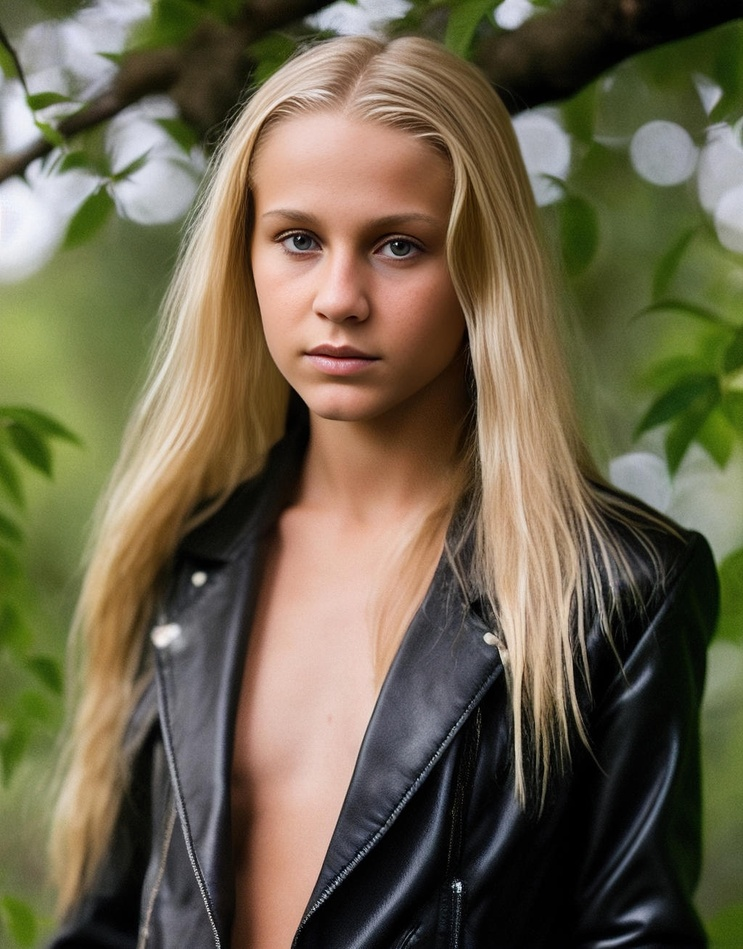
#> input picture tests/2_wm.jpg, 743 x 949 px, shrunk from 1024 x 1308 before the run
$ python testPillowkernel.py
#> lines starting #> are read from the running program, lines starting #| are printed output that depends on the picture
from PIL import Image, ImageFilter, ImageChops, ImageMath
import numpy as np
import math as m


InputImage = Image.open('2_wm.jpg')
#> InputImage is the input picture: PIL image 743x949 RGB; mean R, G, B 108.5, 99.5, 76.2
InputImage.load()
InputImage = InputImage.convert(mode='RGB')

kernel1 = (-1,0,1,
          -1,0,1,
          -1,0,1,)
kernel2 = (-1,1,-1,
          1,0,1,
          -1,1,-1,)
kernel3 = (0,-1,0,
          -1,5,-1,
          0,-1,0,)
kernel4 = (-2,-1,0,
          -1,1,1,
          0,-1,2,)
kernel5 = (-2,-1,0,1,2,
            -2,-1,0,1,2,
            -2,-1,0,1,2,
            -2,-1,0,1,2,
            -2,-1,0,1,2,)
kernel6 = (1,2,1,
          2,4,2,
          1,2,1,)
for _ in range(1,10):
    InputImage = InputImage.filter(ImageFilter.Kernel((3,3),kernel6,16,0))
    InputImage = InputImage.filter(ImageFilter.Kernel((3,3),kernel3,1,0))
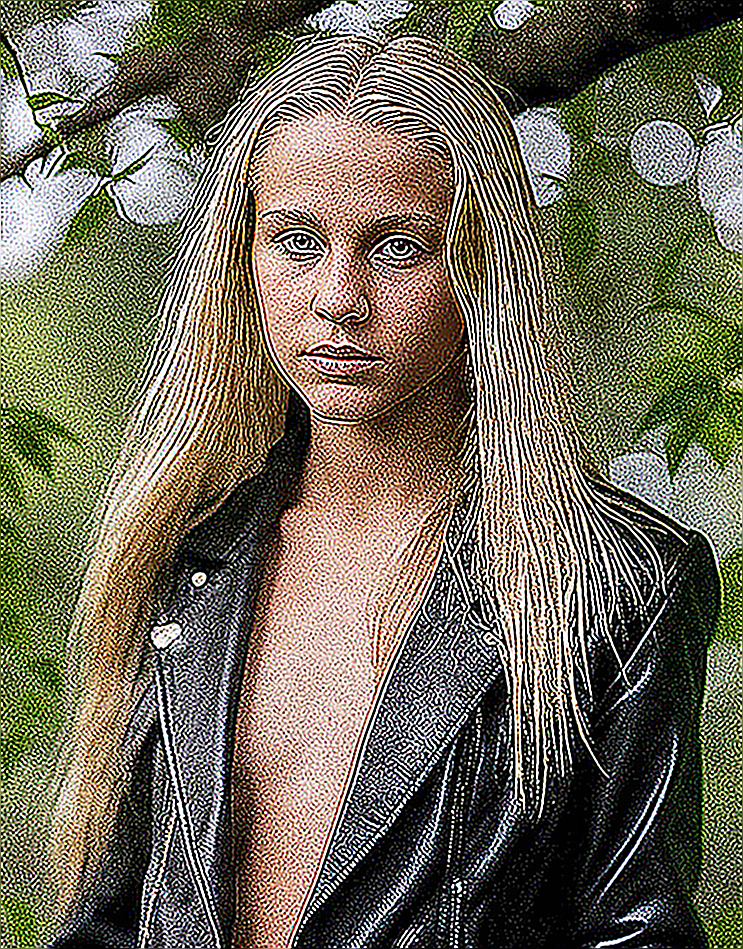
#> InputImage: PIL image 743x949 RGB; mean R, G, B 112.4, 106.5, 89.3
InputImage = InputImage.filter(ImageFilter.Kernel((5,5),kernel5,1,0))
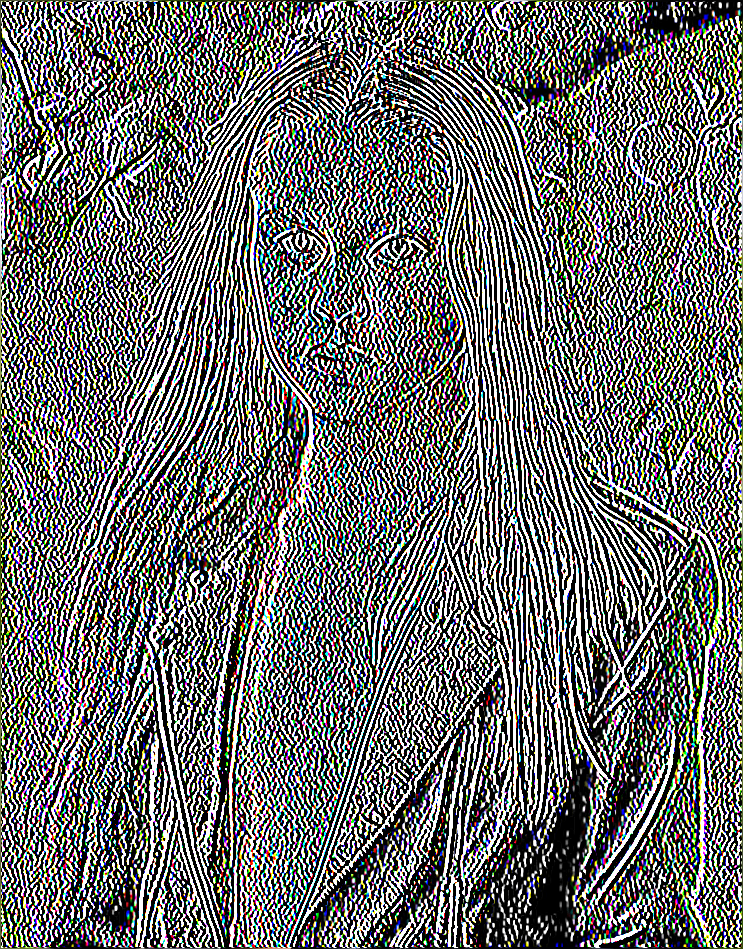
#> InputImage: PIL image 743x949 RGB; mean R, G, B 109.1, 109.8, 108.4
#ImgOutput = ImgOutput.point(lambda x: x/16)
#ImgOutput = ImgOutput.point(lambda x: x+127)

InputImage.show()

$ run again, with tests/image.png saved as tests/2_wm.jpg
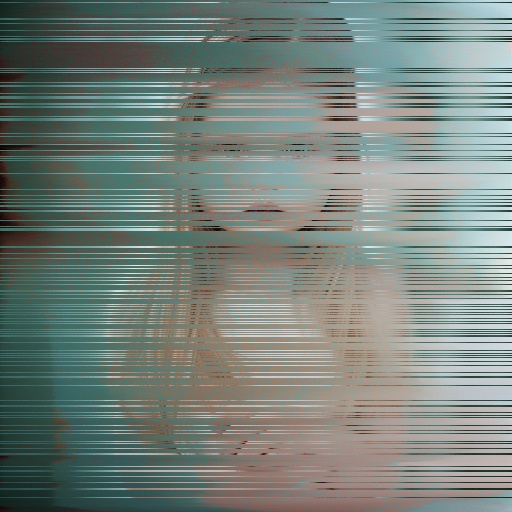
#> input picture tests/image.png, 512 x 512 px
#> InputImage is the input picture: PIL image 512x512 RGB; mean R, G, B 120, 130.9, 124.7
#> after the loop `for _ in range(1,10):`:
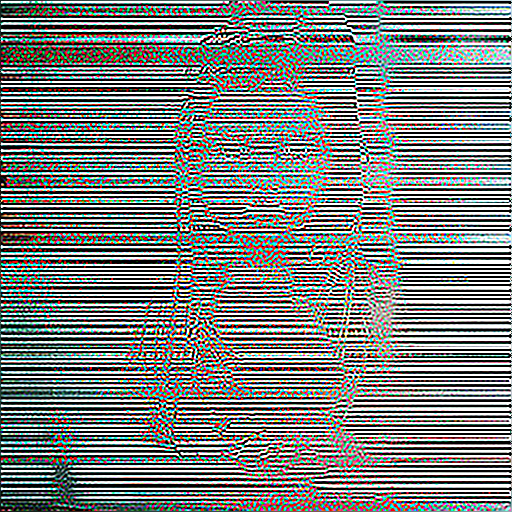
#> InputImage: PIL image 512x512 RGB; mean R, G, B 123.6, 127.7, 125.3
#> `InputImage = InputImage.filter(ImageFilter.Kernel((5,5),kernel5,1,0))`:
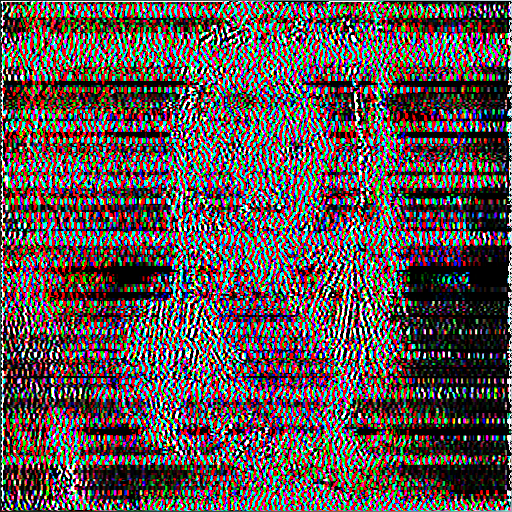
#> InputImage: PIL image 512x512 RGB; mean R, G, B 92.5, 80.4, 79.9
